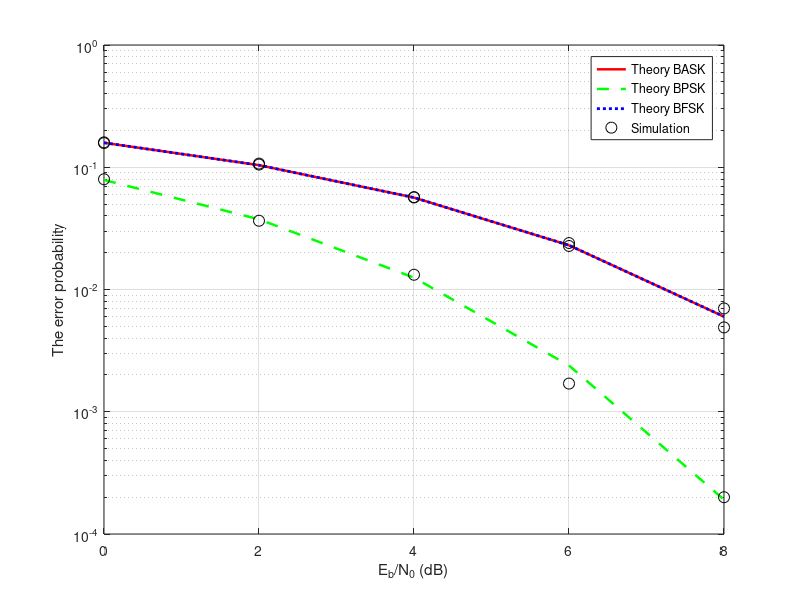

The MATLAB script that drew this image:
clc; clear; close all; 


EbN0_dB = 0:2:8; 
EbN0 = 10.^(EbN0_dB/10);


P_error_theo_BASK = [0.158655253931457,0.104028637085389,0.056495301749362,0.023007138877866,0.006004386400164];      
P_error_theo_BPSK = [0.078649603525143,0.037506128358926,0.012500818040738,0.002388290780933,1.909077740759931e-04];   
P_error_theo_BFSK = [0.158655253931457,0.104028637085389,0.056495301749362,0.023007138877866,0.006004386400164];       


P_error_simul_BASK = [0.157700000000000,0.105200000000000,0.056600000000000,0.022700000000000,0.004900000000000];  
P_error_simul_BPSK = [0.079800000000000,0.036500000000000,0.013200000000000,0.001700000000000,2.000000000000000e-04];  
P_error_simul_BFSK = [0.159900000000000,0.107100000000000,0.057000000000000,0.024000000000000,0.007000000000000];  

% V? ?? th?
figure(1)
semilogy(EbN0_dB, P_error_theo_BASK, 'r-', 'linewidth', 1.8);  
hold on; 
semilogy(EbN0_dB, P_error_theo_BPSK, 'g--', 'linewidth', 1.8); 
semilogy(EbN0_dB, P_error_theo_BFSK, 'b:', 'linewidth', 2); 
semilogy(EbN0_dB, P_error_simul_BASK, 'ko', 'MarkerSize',8); 
semilogy(EbN0_dB, P_error_simul_BPSK, 'ko', 'MarkerSize',8); 
semilogy(EbN0_dB, P_error_simul_BFSK, 'ko', 'MarkerSize',8); 
xlabel('E_b/N_0 (dB)'); 
ylabel('The error probability'); 
legend('Theory BASK', 'Theory BPSK', 'Theory BFSK', 'Simulation')
grid on;
